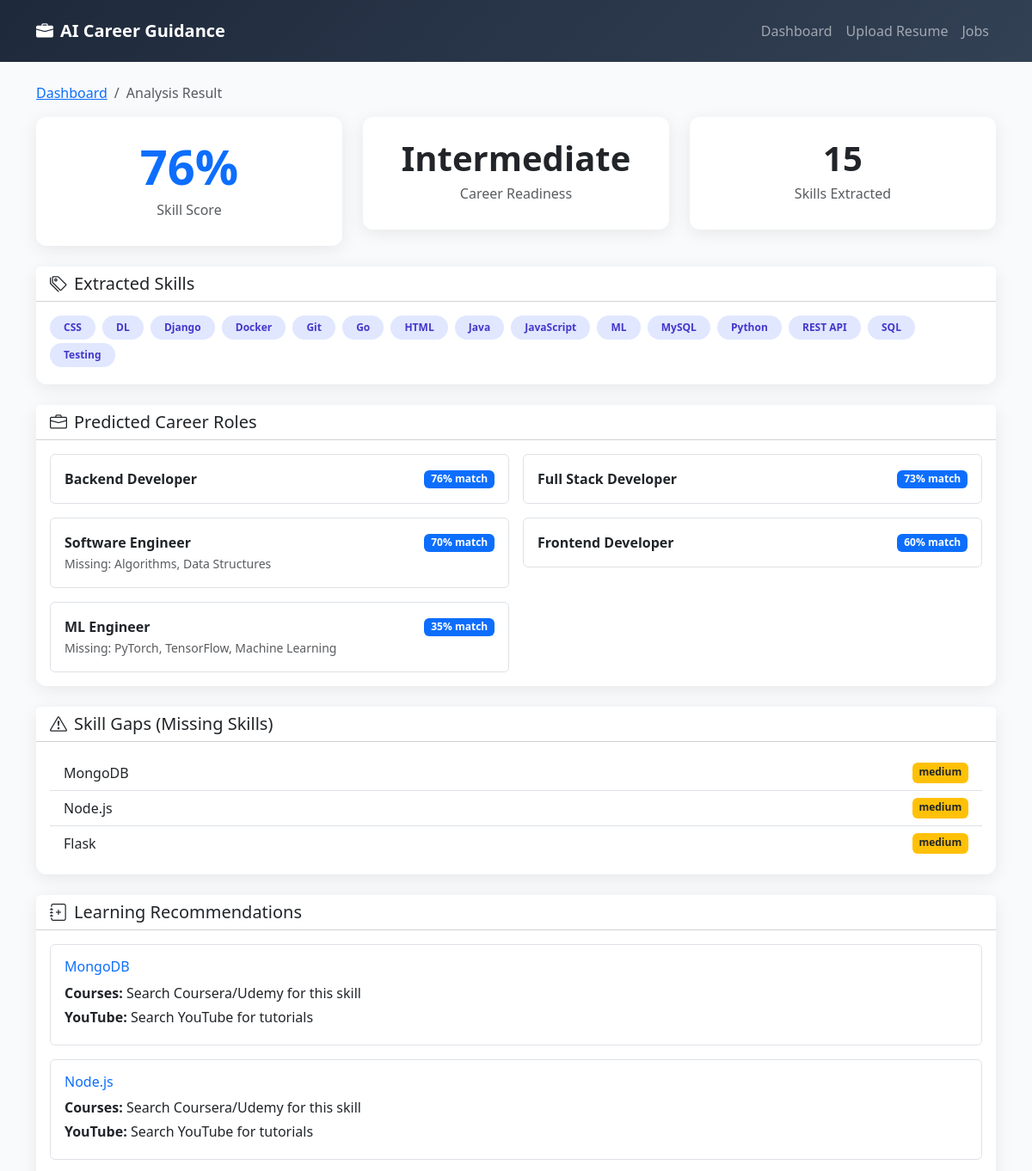
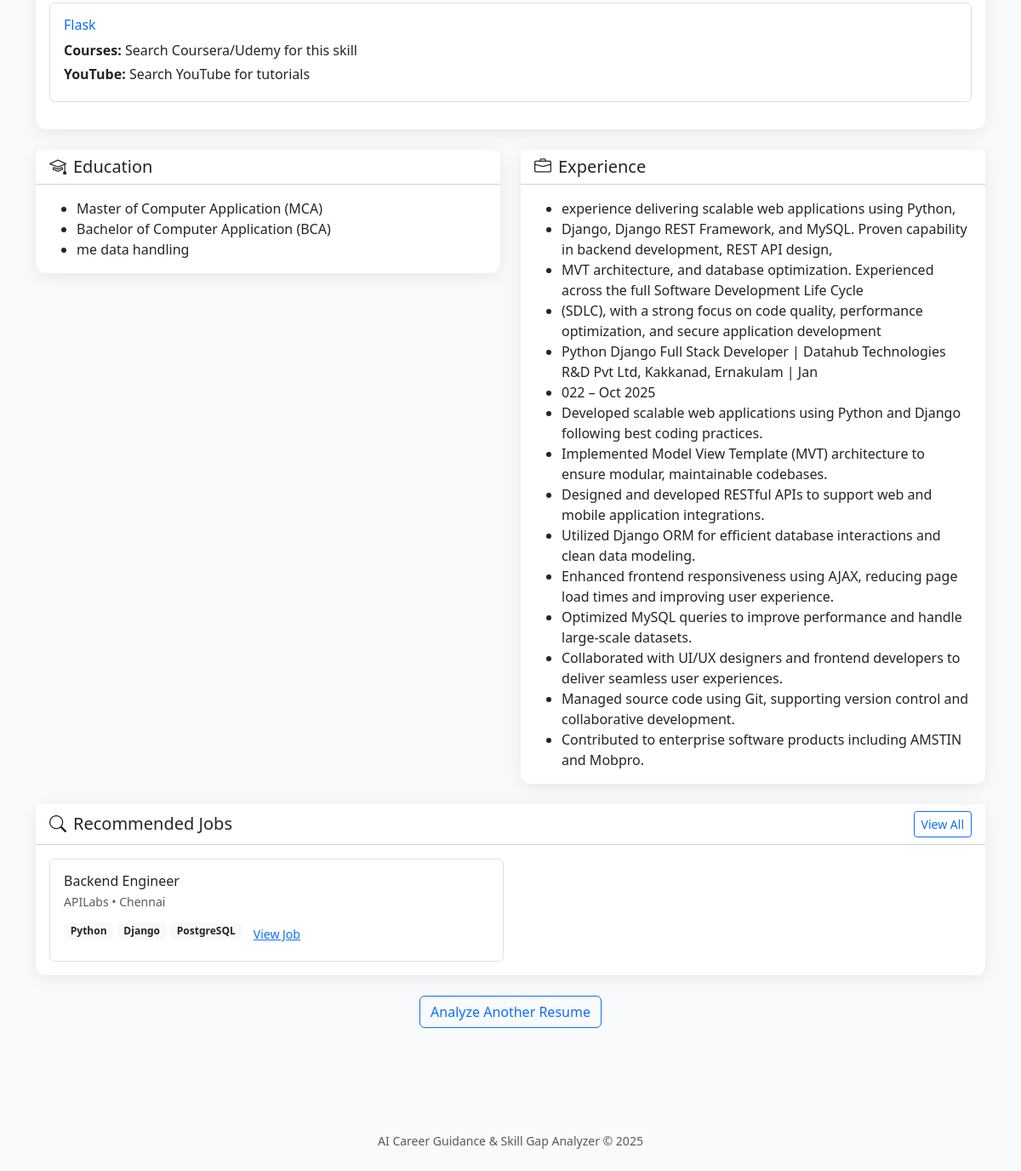
The app's page /result/16/ with its own data (2 pictures, top to bottom).
### career_app/models.py (models this page shows, shortened)
class Resume(models.Model):
    file = models.FileField(upload_to='resumes/')
    uploaded_at = models.DateTimeField(auto_now_add=True)
    raw_text = models.TextField(blank=True)
    skills = JSONTextField(default=list)  # Extracted skill names
    education = JSONTextField(default=list)
    experience = JSONTextField(default=list)
    predicted_roles = JSONTextField(default=list)  # [{"role": "...", "score": 0.8}]
    skill_gaps = JSONTextField(default=list)  # [{"skill": "...", "importance": "high"}]
    skill_score = models.FloatField(default=0.0)  # 0-100
    career_readiness = models.CharField(max_length=50, blank=True)  # Beginner, Intermediate, etc.
    learning_recommendations = JSONTextField(default=list)
    session_id = models.CharField(max_length=100, blank=True)  # For anonymous users

class JobListing(models.Model):
    title = models.CharField(max_length=200)
    company = models.CharField(max_length=200)
    location = models.CharField(max_length=200, blank=True)
    role_slug = models.CharField(max_length=100, blank=True)
    skills_required = JSONTextField(default=list)
    url = models.URLField(blank=True, max_length=512)
    posted_date = models.DateField(null=True, blank=True)
    is_active = models.BooleanField(default=True)
    class Meta:
        ordering = ['-posted_date']

### career_app/views.py (the view)
# urls.py: path('result/<int:resume_id>/', views.analysis_result, name='analysis_result'),
def analysis_result(request, resume_id):
    resume = get_object_or_404(Resume, pk=resume_id)
    job_recommender = JobRecommender()
    top_role = resume.predicted_roles[0]['slug'] if resume.predicted_roles else None
    jobs = job_recommender.recommend(role_slug=top_role, limit=8)
    context = {
        'resume': resume,
        'jobs': jobs,
    }
    return render(request, 'result.html', context)

### career_app/fields.py (called while the page is built)
    def from_db_value(self, value, expression, connection):
        if value is None or value == "":
            return []
        try:
            return json.loads(value)
        except (TypeError, json.JSONDecodeError):
            return []

### career_app/services/job_api_client.py (called while the page is built)
def role_key_to_search_query(role_key: str) -> str:
    if not role_key or not role_key.strip():
        return "software developer"
    k = role_key.strip().lower().replace(" ", "-")
    if k in ROLE_SLUG_TO_QUERY:
        return ROLE_SLUG_TO_QUERY[k]
    return role_key.strip().replace("-", " ")

def adzuna_configured() -> bool:
    app_id = getattr(settings, "ADZUNA_APP_ID", "") or ""
    app_key = getattr(settings, "ADZUNA_APP_KEY", "") or ""
    return bool(app_id.strip() and app_key.strip())

### career_app/services/job_recommender.py (called while the page is built)
    def recommend(self, role_slug: str = None, role_name: str = None, limit: int = 10) -> list:
        role_key = (role_slug or role_name or "").strip()
        query = role_key_to_search_query(role_key)
        if adzuna_configured():
            live = fetch_adzuna_jobs(query, limit=limit)
            if live:
                return live[:limit]
        remote_jobs = fetch_remoteok_jobs(query, limit=limit)
        if remote_jobs:
            return remote_jobs[:limit]
        jobs = self._from_db(role_key, limit)
        if not jobs and role_key:
            jobs = self._fallback_jobs(role_key, limit)
        return jobs[:limit]

    def _from_db(self, role: str, limit: int) -> list:
        try:
            JobListing = apps.get_model('career_app', 'JobListing')
            qs = JobListing.objects.filter(is_active=True)
            if role:
                qs = qs.filter(role_slug__icontains=role.replace(" ", "-"))
            return [
                {
                    "title": j.title,
                    "company": j.company,
                    "location": j.location,
                    "url": j.url,
                    "skills": j.skills_required,
                }
                for j in qs[:limit]
            ]
        except Exception:
            return []

### templates/result.html (shortened to what this page needs)
{% extends 'base.html' %}
{% block content %}
<div class="container">
    <nav aria-label="breadcrumb" class="mb-3">
        <ol class="breadcrumb">
            <li class="breadcrumb-item"><a href="{% url 'dashboard' %}">Dashboard</a></li>
            <li class="breadcrumb-item active">Analysis Result</li>
        </ol>
    </nav>
    <div class="row g-4 mb-4">
        <div class="col-md-4">
            <div class="card card-shadow text-center">
                <div class="card-body py-4">
                    <div class="mb-2">
                        <span class="display-4 fw-bold text-primary">{{ resume.skill_score|floatformat:0 }}%</span>
                    </div>
                    <h6 class="text-muted">Skill Score</h6>
                </div>
            </div>
        </div>
        <div class="col-md-4">
            <div class="card card-shadow text-center">
                <div class="card-body py-4">
                    <div class="mb-2">
                        <span class="display-6 fw-bold">{{ resume.career_readiness|default:"Beginner" }}</span>
                    </div>
                    <h6 class="text-muted">Career Readiness</h6>
                </div>
            </div>
        </div>
        <div class="col-md-4">
            <div class="card card-shadow text-center">
                <div class="card-body py-4">
                    <div class="mb-2">
                        <span class="display-6 fw-bold">{{ resume.skills|length }}</span>
                    </div>
                    <h6 class="text-muted">Skills Extracted</h6>
                </div>
            </div>
        </div>
    </div>
    <div class="card card-shadow mb-4">
        <div class="card-header bg-white">
            <h5 class="mb-0"><i class="bi bi-tags me-2"></i>Extracted Skills</h5>
        </div>
        <div class="card-body">
            {% for skill in resume.skills %}
            <span class="badge skill-badge rounded-pill px-3 py-2 me-1 mb-1">{{ skill }}</span>
            {% empty %}
            <p class="text-muted mb-0">No skills extracted.</p>
            {% endfor %}
        </div>
    </div>
    <div class="card card-shadow mb-4">
        <div class="card-header bg-white">
            <h5 class="mb-0"><i class="bi bi-briefcase me-2"></i>Predicted Career Roles</h5>
        </div>
        <div class="card-body">
            <div class="row g-3">
                {% for pr in resume.predicted_roles %}
                <div class="col-md-6">
                    <div class="border rounded p-3">
                        <div class="d-flex justify-content-between align-items-center">
                            <strong>{{ pr.role }}</strong>
                            <span class="badge bg-primary">{% widthratio pr.score 1 100 %}% match</span>
                        </div>
                        {% if pr.missing_required %}
                        <small class="text-muted">Missing: {{ pr.missing_required|join:", " }}</small>
                        {% endif %}
                    </div>
                </div>
                {% endfor %}
            </div>
        </div>
    </div>
    <div class="card card-shadow mb-4">
        <div class="card-header bg-white">
            <h5 class="mb-0"><i class="bi bi-exclamation-triangle me-2"></i>Skill Gaps (Missing Skills)</h5>
        </div>
        <div class="card-body">
            <ul class="list-group list-group-flush">
                {% for gap in resume.skill_gaps %}
                <li class="list-group-item d-flex justify-content-between">
                    <span>{{ gap.skill }}</span>
                    <span class="badge {% if gap.importance == 'high' %}bg-danger{% elif gap.importance == 'medium' %}bg-warning text-dark{% else %}bg-secondary{% endif %}">{{ gap.importance|default:"medium" }}</span>
                </li>
                {% empty %}
                <li class="list-group-item text-muted">No major gaps identified. Great job!</li>
                {% endfor %}
            </ul>
        </div>
    </div>
    <div class="card card-shadow mb-4">
        <div class="card-header bg-white">
            <h5 class="mb-0"><i class="bi bi-journal-plus me-2"></i>Learning Recommendations</h5>
        </div>
        <div class="card-body">
            {% for rec in resume.learning_recommendations %}
            <div class="border rounded p-3 mb-3">
                <h6 class="text-primary">{{ rec.skill }}</h6>
                {% if rec.courses %}
                <p class="mb-1"><strong>Courses:</strong> {{ rec.courses|join:", " }}</p>
                {% endif %}
                {% if rec.youtube %}
                <p class="mb-1"><strong>YouTube:</strong> {{ rec.youtube|join:", " }}</p>
                {% endif %}
            </div>
            {% empty %}
            <p class="text-muted mb-0">No learning recommendations.</p>
            {% endfor %}
        </div>
    </div>
    <div class="row g-4 mb-4">
        <div class="col-md-6">
            <div class="card card-shadow">
                <div class="card-header bg-white">
                    <h5 class="mb-0"><i class="bi bi-mortarboard me-2"></i>Education</h5>
                </div>
                <div class="card-body">
                    <ul class="mb-0">
                        {% for edu in resume.education %}
                        <li>{{ edu.degree|default:edu }}</li>
                        {% empty %}
                        <li class="text-muted">No education extracted.</li>
                        {% endfor %}
                    </ul>
                </div>
            </div>
        </div>
        <div class="col-md-6">
            <div class="card card-shadow">
                <div class="card-header bg-white">
                    <h5 class="mb-0"><i class="bi bi-briefcase me-2"></i>Experience</h5>
                </div>
                <div class="card-body">
                    <ul class="mb-0">
                        {% for exp in resume.experience %}
                        <li>{{ exp.title_or_company|default:exp }}</li>
                        {% empty %}
                        <li class="text-muted">No experience extracted.</li>
                        {% endfor %}
                    </ul>
                </div>
            </div>
        </div>
    </div>
    <div class="card card-shadow mb-4">
        <div class="card-header bg-white d-flex justify-content-between align-items-center">
            <h5 class="mb-0"><i class="bi bi-search me-2"></i>Recommended Jobs</h5>
            <a href="{% url 'job_recommendations' %}" class="btn btn-sm btn-outline-primary">View All</a>
        </div>
        <div class="card-body">
            <div class="row g-3">
                {% for job in jobs %}
                <div class="col-md-6">
                    <div class="border rounded p-3 h-100">
                        <h6 class="mb-1">{{ job.title }}</h6>
                        <p class="text-muted small mb-1">{{ job.company }} • {{ job.location }}</p>
                        {% for s in job.skills|slice:":3" %}
                        <span class="badge bg-light text-dark">{{ s }}</span>
                        {% endfor %}
                        {% if job.url %}
                        <a href="{{ job.url }}" target="_blank" class="btn btn-sm btn-link mt-2">View Job</a>
                        {% endif %}
                    </div>
                </div>
                {% empty %}
                <p class="text-muted mb-0">No jobs found.</p>
                {% endfor %}
            </div>
        </div>
    </div>
    <div class="text-center mb-4">
        <a href="{% url 'upload_resume' %}" class="btn btn-outline-primary">Analyze Another Resume</a>
    </div>
</div>
{% endblock %}

### templates/base.html (style rules this page uses)
:root { --primary: #0d6efd; --accent: #6366f1; --dark: #1e293b; }
body { font-family: 'Segoe UI', system-ui, sans-serif; background: #f8fafc; }
.card-shadow { box-shadow: 0 4px 20px rgba(0,0,0,.08); border: none; border-radius: 12px; }
.skill-badge { background: #e0e7ff; color: #4338ca; }

### records on screen
Resume: skill_score "76", career_readiness "Intermediate", skills|length "15"
JobListing: title "Backend Engineer", company "APILabs", location "Chennai"

### other values on screen
{{ skill }} "CSS" "DL" "Django" "Docker" "Git" "Go" "HTML" "Java" "JavaScript" "ML" "MySQL" "Python" "REST API" "SQL" "Testing"
{{ pr.role }} "Backend Developer" "Full Stack Developer" "Software Engineer" "Frontend Developer" "ML Engineer"
{{ pr.missing_required|join:", " }} "Algorithms, Data Structures" "PyTorch, TensorFlow, Machine Learning"
{{ gap.skill }} "MongoDB" "Node.js" "Flask"
{{ gap.importance|default:"medium" }} "medium" "medium" "medium"
{{ rec.skill }} "MongoDB" "Node.js" "Flask"
{{ rec.courses|join:", " }} "Search Coursera/Udemy for this skill" "Search Coursera/Udemy for this skill" "Search Coursera/Udemy for this skill"
{{ rec.youtube|join:", " }} "Search YouTube for tutorials" "Search YouTube for tutorials" "Search YouTube for tutorials"
{{ edu.degree|default:edu }} "Master of Computer Application (MCA)" "Bachelor of Computer Application (BCA)" "me data handling"
{{ exp.title_or_company|default:exp }} "experience delivering scalable web applications using Python," "Django, Django REST Framework, and MySQL. Proven capability in backend development, REST API design," "MVT architecture, and database optimization. Experienced across the full Software Development Life Cycle" "(SDLC), with a strong focus on code quality, performance optimization, and secure application development" "Python Django Full Stack Developer | Datahub Technologies R&D Pvt Ltd, Kakkanad, Ernakulam | Jan" "022 – Oct 2025" "Developed scalable web applications using Python and Django following best coding practices." "Implemented Model View Template (MVT) architecture to ensure modular, maintainable codebases." "Designed and developed RESTful APIs to support web and mobile application integrations." "Utilized Django ORM for efficient database interactions and clean data modeling." "Enhanced frontend responsiveness using AJAX, reducing page load times and improving user experience." "Optimized MySQL queries to improve performance and handle large-scale datasets." "Collaborated with UI/UX designers and frontend developers to deliver seamless user experiences." "Managed source code using Git, supporting version control and collaborative development." "Contributed to enterprise software products including AMSTIN and Mobpro."
{{ s }} "Python" "Django" "PostgreSQL"
